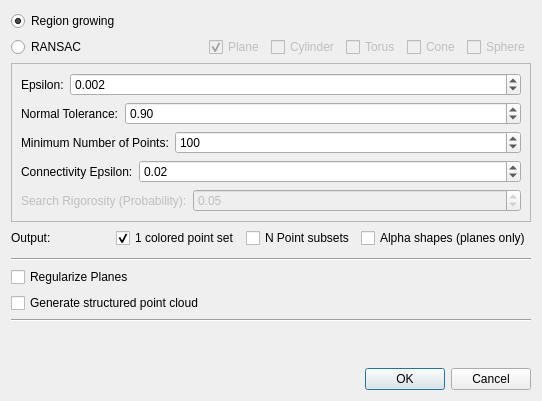
<?xml version="1.0" encoding="UTF-8"?>
<ui version="4.0">
 <class>PointSetShapeDetectionDialog</class>
 <widget class="QDialog" name="PointSetShapeDetectionDialog">
  <property name="geometry">
   <rect>
    <x>0</x>
    <y>0</y>
    <width>542</width>
    <height>401</height>
   </rect>
  </property>
  <property name="windowTitle">
   <string>Shape Detection</string>
  </property>
  <layout class="QVBoxLayout" name="verticalLayout_2">
   <item>
    <layout class="QGridLayout" name="gridLayout">
     <item row="1" column="0">
      <widget class="QRadioButton" name="ransac">
       <property name="text">
        <string>RANSAC</string>
       </property>
      </widget>
     </item>
     <item row="0" column="0">
      <widget class="QRadioButton" name="m_region_growing">
       <property name="text">
        <string>Region growing</string>
       </property>
       <property name="checked">
        <bool>true</bool>
       </property>
      </widget>
     </item>
     <item row="1" column="1">
      <layout class="QHBoxLayout" name="horizontalLayout_6">
       <item>
        <widget class="QCheckBox" name="planeCB">
         <property name="enabled">
          <bool>false</bool>
         </property>
         <property name="text">
          <string>Plane</string>
         </property>
         <property name="checked">
          <bool>true</bool>
         </property>
        </widget>
       </item>
       <item>
        <widget class="QCheckBox" name="cylinderCB">
         <property name="enabled">
          <bool>false</bool>
         </property>
         <property name="text">
          <string>Cylinder</string>
         </property>
         <property name="checked">
          <bool>false</bool>
         </property>
        </widget>
       </item>
       <item>
        <widget class="QCheckBox" name="torusCB">
         <property name="enabled">
          <bool>false</bool>
         </property>
         <property name="text">
          <string>Torus</string>
         </property>
        </widget>
       </item>
       <item>
        <widget class="QCheckBox" name="coneCB">
         <property name="enabled">
          <bool>false</bool>
         </property>
         <property name="text">
          <string>Cone</string>
         </property>
        </widget>
       </item>
       <item>
        <widget class="QCheckBox" name="sphereCB">
         <property name="enabled">
          <bool>false</bool>
         </property>
         <property name="text">
          <string>Sphere</string>
         </property>
        </widget>
       </item>
      </layout>
     </item>
    </layout>
   </item>
   <item>
    <widget class="QFrame" name="frame">
     <property name="frameShape">
      <enum>QFrame::StyledPanel</enum>
     </property>
     <property name="frameShadow">
      <enum>QFrame::Raised</enum>
     </property>
     <layout class="QVBoxLayout" name="verticalLayout">
      <item>
       <layout class="QHBoxLayout" name="horizontalLayout_2" stretch="0,1">
        <item>
         <widget class="QLabel" name="label_2">
          <property name="text">
           <string>Epsilon:</string>
          </property>
         </widget>
        </item>
        <item>
         <widget class="QDoubleSpinBox" name="m_epsilon_field">
          <property name="toolTip">
           <string>Fitting tolerance in Euclidean distance</string>
          </property>
          <property name="decimals">
           <number>3</number>
          </property>
          <property name="maximum">
           <double>1000000.000000000000000</double>
          </property>
          <property name="singleStep">
           <double>0.001000000000000</double>
          </property>
          <property name="value">
           <double>0.002000000000000</double>
          </property>
         </widget>
        </item>
       </layout>
      </item>
      <item>
       <layout class="QHBoxLayout" name="horizontalLayout" stretch="0,1">
        <item>
         <widget class="QLabel" name="label">
          <property name="text">
           <string>Normal Tolerance:</string>
          </property>
         </widget>
        </item>
        <item>
         <widget class="QDoubleSpinBox" name="m_normal_tolerance_field">
          <property name="toolTip">
           <string>Normal angle deviation tolerance as cosine of the angle</string>
          </property>
          <property name="minimum">
           <double>0.010000000000000</double>
          </property>
          <property name="maximum">
           <double>1.000000000000000</double>
          </property>
          <property name="singleStep">
           <double>0.010000000000000</double>
          </property>
          <property name="value">
           <double>0.900000000000000</double>
          </property>
         </widget>
        </item>
       </layout>
      </item>
      <item>
       <layout class="QHBoxLayout" name="horizontalLayout_3" stretch="0,1">
        <item>
         <widget class="QLabel" name="label_3">
          <property name="text">
           <string>Minimum Number of Points:</string>
          </property>
         </widget>
        </item>
        <item>
         <widget class="QSpinBox" name="m_min_pts_field">
          <property name="toolTip">
           <string>Smallest allowed size for a primitive</string>
          </property>
          <property name="maximum">
           <number>10000</number>
          </property>
          <property name="singleStep">
           <number>50</number>
          </property>
          <property name="value">
           <number>100</number>
          </property>
         </widget>
        </item>
       </layout>
      </item>
      <item>
       <layout class="QHBoxLayout" name="horizontalLayout_4" stretch="0,1">
        <item>
         <widget class="QLabel" name="label_4">
          <property name="text">
           <string>Connectivity Epsilon:</string>
          </property>
         </widget>
        </item>
        <item>
         <widget class="QDoubleSpinBox" name="m_cluster_epsilon_field">
          <property name="toolTip">
           <string>Maximum world distance between points on a shape to be considered as connected</string>
          </property>
          <property name="decimals">
           <number>2</number>
          </property>
          <property name="maximum">
           <double>1000000.000000000000000</double>
          </property>
          <property name="singleStep">
           <double>0.010000000000000</double>
          </property>
          <property name="value">
           <double>0.020000000000000</double>
          </property>
         </widget>
        </item>
       </layout>
      </item>
      <item>
       <layout class="QHBoxLayout" name="horizontalLayout_5" stretch="0,1">
        <item>
         <widget class="QLabel" name="label_5">
          <property name="enabled">
           <bool>false</bool>
          </property>
          <property name="text">
           <string>Search Rigorosity (Probability):</string>
          </property>
         </widget>
        </item>
        <item>
         <widget class="QDoubleSpinBox" name="m_probability_field">
          <property name="enabled">
           <bool>false</bool>
          </property>
          <property name="toolTip">
           <string>Probability to overlook the largest primitive in one extraction iteration</string>
          </property>
          <property name="maximum">
           <double>1.000000000000000</double>
          </property>
          <property name="singleStep">
           <double>0.010000000000000</double>
          </property>
          <property name="value">
           <double>0.050000000000000</double>
          </property>
         </widget>
        </item>
       </layout>
      </item>
     </layout>
    </widget>
   </item>
   <item>
    <layout class="QHBoxLayout" name="horizontalLayout_7">
     <item>
      <widget class="QLabel" name="label_6">
       <property name="text">
        <string>Output:</string>
       </property>
      </widget>
     </item>
     <item>
      <widget class="QCheckBox" name="m_one_colored_point_set">
       <property name="text">
        <string>1 colored point set</string>
       </property>
       <property name="checked">
        <bool>true</bool>
       </property>
      </widget>
     </item>
     <item>
      <widget class="QCheckBox" name="m_point_subsets">
       <property name="text">
        <string>N Point subsets</string>
       </property>
      </widget>
     </item>
     <item>
      <widget class="QCheckBox" name="m_alpha_shapes">
       <property name="text">
        <string>Alpha shapes (planes only)</string>
       </property>
      </widget>
     </item>
    </layout>
   </item>
   <item>
    <spacer name="verticalSpacer_2">
     <property name="orientation">
      <enum>Qt::Vertical</enum>
     </property>
     <property name="sizeHint" stdset="0">
      <size>
       <width>20</width>
       <height>0</height>
      </size>
     </property>
    </spacer>
   </item>
   <item>
    <widget class="Line" name="line">
     <property name="orientation">
      <enum>Qt::Horizontal</enum>
     </property>
    </widget>
   </item>
   <item>
    <widget class="QCheckBox" name="m_regularize">
     <property name="text">
      <string>Regularize Planes</string>
     </property>
     <property name="checked">
      <bool>false</bool>
     </property>
    </widget>
   </item>
   <item>
    <widget class="QCheckBox" name="m_generate_structured">
     <property name="text">
      <string>Generate structured point cloud</string>
     </property>
    </widget>
   </item>
   <item>
    <widget class="Line" name="line_2">
     <property name="orientation">
      <enum>Qt::Horizontal</enum>
     </property>
    </widget>
   </item>
   <item>
    <spacer name="verticalSpacer">
     <property name="orientation">
      <enum>Qt::Vertical</enum>
     </property>
     <property name="sizeHint" stdset="0">
      <size>
       <width>20</width>
       <height>40</height>
      </size>
     </property>
    </spacer>
   </item>
   <item>
    <widget class="QDialogButtonBox" name="buttonBox">
     <property name="orientation">
      <enum>Qt::Horizontal</enum>
     </property>
     <property name="standardButtons">
      <set>QDialogButtonBox::Cancel|QDialogButtonBox::Ok</set>
     </property>
    </widget>
   </item>
  </layout>
 </widget>
 <resources/>
 <connections>
  <connection>
   <sender>buttonBox</sender>
   <signal>accepted()</signal>
   <receiver>PointSetShapeDetectionDialog</receiver>
   <slot>accept()</slot>
   <hints>
    <hint type="sourcelabel">
     <x>248</x>
     <y>254</y>
    </hint>
    <hint type="destinationlabel">
     <x>157</x>
     <y>274</y>
    </hint>
   </hints>
  </connection>
  <connection>
   <sender>buttonBox</sender>
   <signal>rejected()</signal>
   <receiver>PointSetShapeDetectionDialog</receiver>
   <slot>reject()</slot>
   <hints>
    <hint type="sourcelabel">
     <x>316</x>
     <y>260</y>
    </hint>
    <hint type="destinationlabel">
     <x>286</x>
     <y>274</y>
    </hint>
   </hints>
  </connection>
  <connection>
   <sender>ransac</sender>
   <signal>toggled(bool)</signal>
   <receiver>planeCB</receiver>
   <slot>setEnabled(bool)</slot>
   <hints>
    <hint type="sourcelabel">
     <x>70</x>
     <y>46</y>
    </hint>
    <hint type="destinationlabel">
     <x>170</x>
     <y>46</y>
    </hint>
   </hints>
  </connection>
  <connection>
   <sender>ransac</sender>
   <signal>toggled(bool)</signal>
   <receiver>cylinderCB</receiver>
   <slot>setEnabled(bool)</slot>
   <hints>
    <hint type="sourcelabel">
     <x>70</x>
     <y>46</y>
    </hint>
    <hint type="destinationlabel">
     <x>247</x>
     <y>46</y>
    </hint>
   </hints>
  </connection>
  <connection>
   <sender>ransac</sender>
   <signal>toggled(bool)</signal>
   <receiver>torusCB</receiver>
   <slot>setEnabled(bool)</slot>
   <hints>
    <hint type="sourcelabel">
     <x>70</x>
     <y>46</y>
    </hint>
    <hint type="destinationlabel">
     <x>324</x>
     <y>46</y>
    </hint>
   </hints>
  </connection>
  <connection>
   <sender>ransac</sender>
   <signal>toggled(bool)</signal>
   <receiver>coneCB</receiver>
   <slot>setEnabled(bool)</slot>
   <hints>
    <hint type="sourcelabel">
     <x>70</x>
     <y>46</y>
    </hint>
    <hint type="destinationlabel">
     <x>392</x>
     <y>46</y>
    </hint>
   </hints>
  </connection>
  <connection>
   <sender>ransac</sender>
   <signal>toggled(bool)</signal>
   <receiver>sphereCB</receiver>
   <slot>setEnabled(bool)</slot>
   <hints>
    <hint type="sourcelabel">
     <x>70</x>
     <y>46</y>
    </hint>
    <hint type="destinationlabel">
     <x>465</x>
     <y>46</y>
    </hint>
   </hints>
  </connection>
  <connection>
   <sender>ransac</sender>
   <signal>toggled(bool)</signal>
   <receiver>label_5</receiver>
   <slot>setEnabled(bool)</slot>
   <hints>
    <hint type="sourcelabel">
     <x>70</x>
     <y>46</y>
    </hint>
    <hint type="destinationlabel">
     <x>103</x>
     <y>214</y>
    </hint>
   </hints>
  </connection>
  <connection>
   <sender>ransac</sender>
   <signal>toggled(bool)</signal>
   <receiver>m_probability_field</receiver>
   <slot>setEnabled(bool)</slot>
   <hints>
    <hint type="sourcelabel">
     <x>70</x>
     <y>46</y>
    </hint>
    <hint type="destinationlabel">
     <x>352</x>
     <y>214</y>
    </hint>
   </hints>
  </connection>
 </connections>
</ui>
